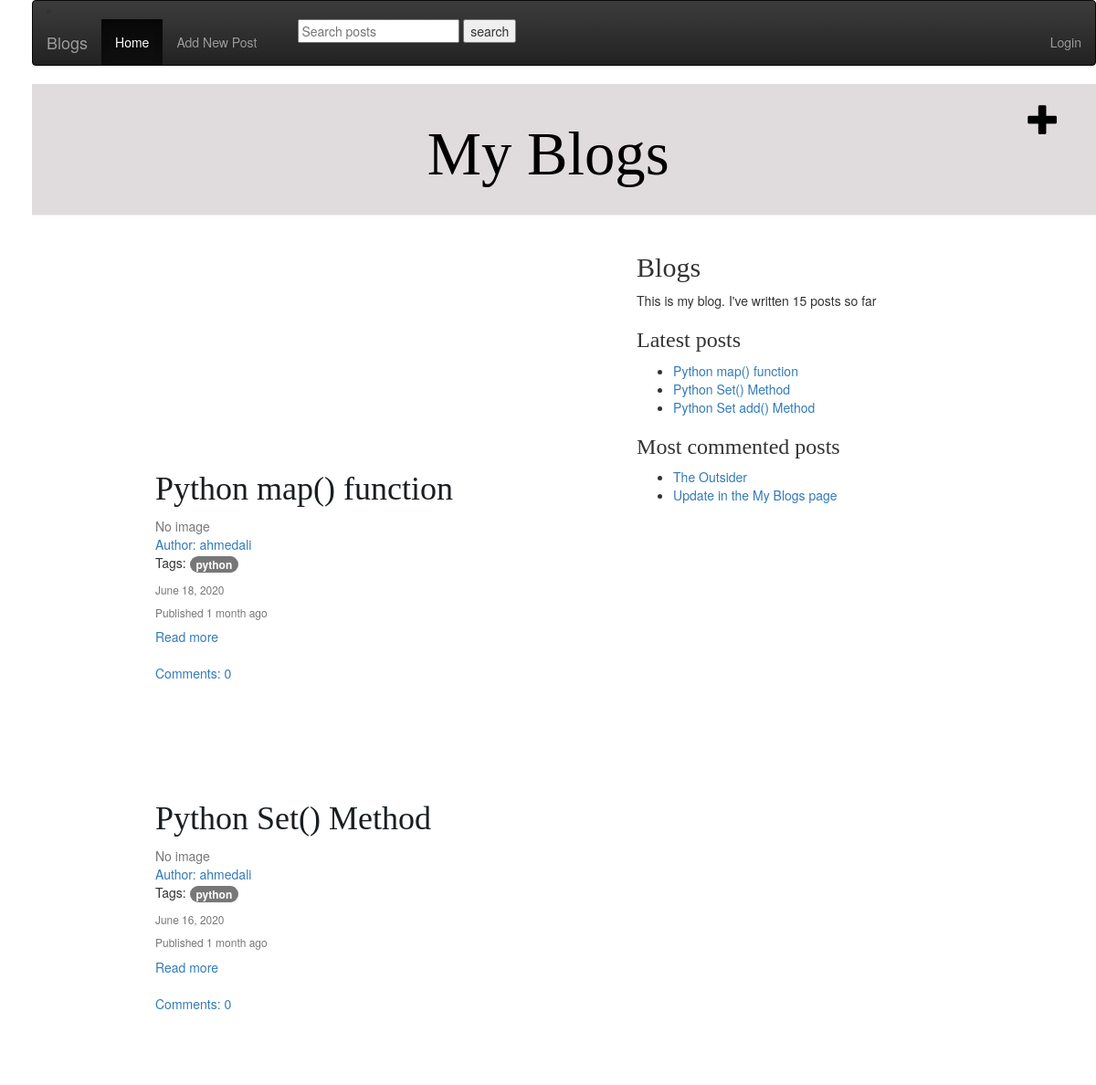
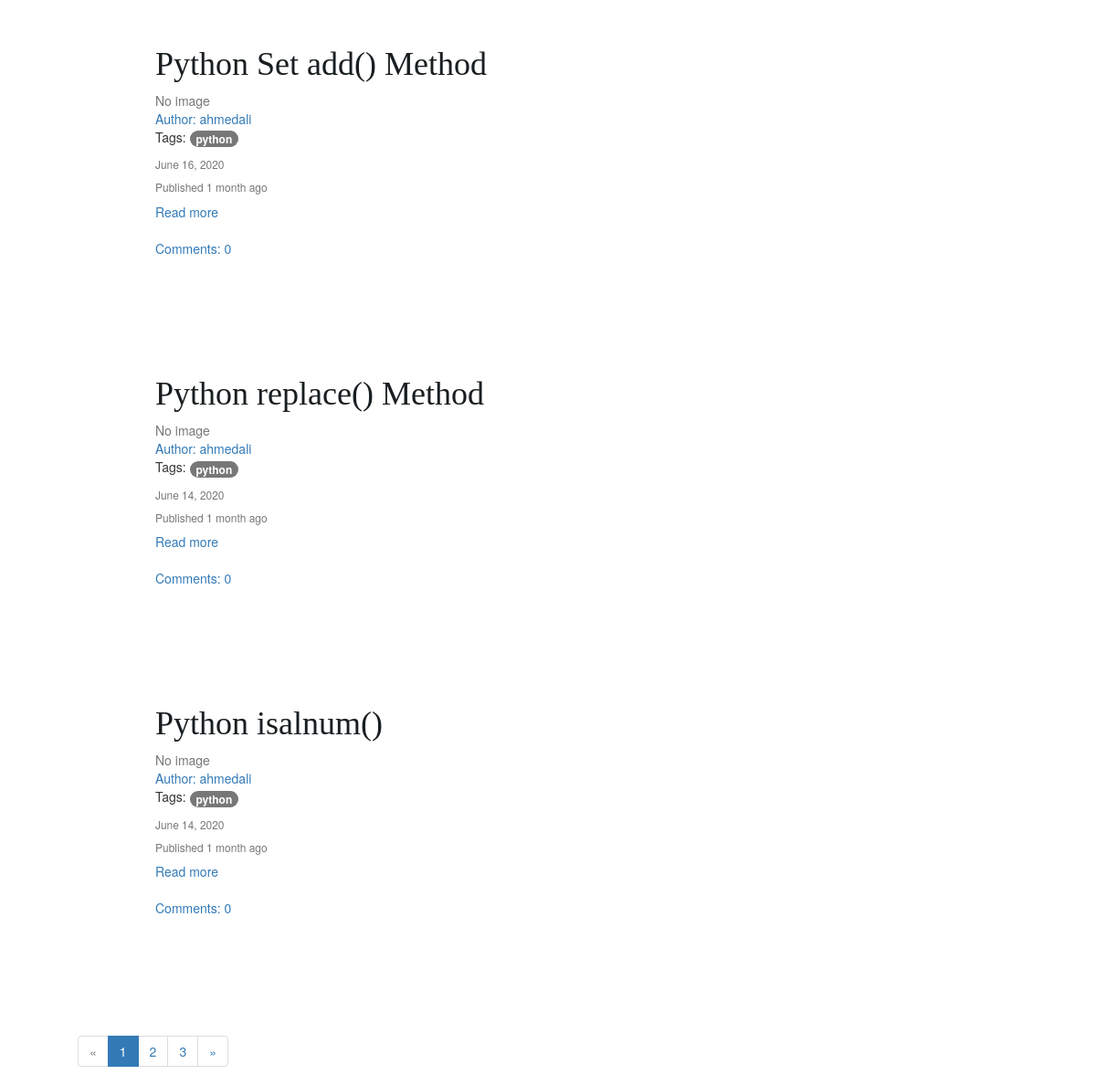
The page / on the database its author committed (2 pictures, top to bottom).
### MyApp/models.py (models this page shows, shortened)
class Post(models.Model):
    author = models.ForeignKey(settings.AUTH_USER_MODEL, on_delete=models.CASCADE)
    tags = TaggableManager()
    title = models.CharField(max_length=200)
    text = RichTextUploadingField()
    image = models.ImageField(upload_to='image',blank=True, null=True,)
    created_date = models.DateTimeField(default=timezone.now)
    published_date = models.DateTimeField(blank=True, null=True)
    last_edited = models.DateTimeField(auto_now=True)
    views = models.PositiveIntegerField(default=0)
    class Meta:
        ordering = ('-published_date',)
    def whenpublished(self):
        now = timezone.now()
        diff = now - self.published_date
        if diff.days == 0 and diff.seconds >= 0 and diff.seconds < 60:
            seconds = diff.seconds
            if seconds == 1:
                return str(seconds) + "second ago"
            else:
                return str(seconds) + " seconds ago"
        if diff.days == 0 and diff.seconds >= 60 and diff.seconds < 3600:
            minutes = math.floor(diff.seconds / 60)
            if minutes == 1:
                return str(minutes) + " minute ago"
            else:
                return str(minutes) + " minutes ago"
        if diff.days == 0 and diff.seconds >= 3600 and diff.seconds < 86400:
            hours = math.floor(diff.seconds / 3600)
            if hours == 1:
                return str(hours) + " hour ago"
            else:
                return str(hours) + " hours ago"
        if diff.days >= 1 and diff.days < 30:
            days = diff.days
            if days == 1:
                return str(days) + " day ago"
            else:
                return str(days) + " days ago"
        if diff.days >= 30 and diff.days < 365:
            months = math.floor(diff.days / 30)
            if months == 1:
                return str(months) + " month ago"
            else:
                return str(months) + " months ago"

### MyApp/views.py (the view)
# urls.py: path('', views.post_list, name='post_list'),
def post_list(request, tag_slug=None):
    queryset_list = Post.objects.all()
    tag = None
    if tag_slug:
        tag =get_object_or_404(Tag, pk=tag_slug)
        queryset_list = queryset_list.filter(tags__in=[tag])
    query = request.GET.get("q")
    if query:
        queryset_list = queryset_list.filter(
            Q(title__icontains = query) |
            Q(text__icontains = query) |
            Q(author__first_name__icontains = query)
        ).distinct()
    paginator = Paginator(queryset_list, 5)
    ()
    page = request.GET.get('page', 1)
    try:
        queryset = paginator.page(page)
    except PageNotAnInteger:
        queryset = paginator.page(1)
    except EmptyPage:
        queryset = paginator.page(paginator.num_pages)
    context = {
        "posts": queryset,
        "tag": tag,
    }
    return render(request, 'blog/post_list.html', context)

### MyApp/templatetags/blog_tags.py (called while the page is built)
@register.simple_tag
def total_posts():
    return Post.objects.count()

@register.inclusion_tag('blog/latest_posts.html')
def show_latest_posts(count=5):
    latest_posts = Post.objects.order_by('-published_date')[:count]
    return {'latest_posts': latest_posts}

@register.simple_tag
def get_most_commented_posts(count=2):
    post_objects_comment =  Post.objects.annotate(total_comments = Count('comments'))
    return post_objects_comment.order_by('-total_comments')[:count]

### MyApp/templates/blog/post_list.html (shortened to what this page needs)
{% extends 'blog/base.html' %}
{% block content %}
{% include 'blog/home.html' %}
    {% for post in posts %}
        <div class="row">
            <div class="content container-fluid">
            	<div class="post">
                <article>
            <div>
                <h1><a href="{% url 'post_detail' pk=post.pk %}">{{ post.title| safe }}</a></h1>
                {% if post.image %}
                    <a href="{{ post.image.url }}"><img src="{{ post.image.url}}" style="width: 300px" ></a>
                {% else %}
                       <span class="text-muted">No image</span>
                {% endif %}
                </div>
                    </article>
                <a class="mr-2" href="{% url 'user_post_list' post.author.username %}">Author: {{ post.author }}</a>
                <div>
                <p class="tags">
                    Tags:
                    {% for tag in post.tags.all %}
                    <a href="{% url 'post_list_by_tag' tag.pk %}" class="mr-1 badge badge-info">{{ tag.name }}</a>
                    {% endfor %}
                </p>
                </div>
                <small class="text-muted"> {{ post.published_date |date:"F d, Y" }}</small>
                <h6 class="text-muted" >Published {{ post.whenpublished }}</h6>
                <a href="{% url 'post_detail' pk=post.pk %}">Read more</a>
                <br><br>
            <a href="{% url 'post_detail' pk=post.pk %}">Comments: {{ post.comments.count }}</a>
                <br>
            <br>
           <br>
        </div>
        </div>
            </div>
    {% endfor %}
{% if posts.has_other_pages %}
  <ul class="pagination">
    {% if posts.has_previous %}
      <li><a href="?page={{ posts.previous_page_number }}">&laquo;</a></li>
    {% else %}
      <li class="disabled"><span>&laquo;</span></li>
    {% endif %}
    {% for i in posts.paginator.page_range %}
      {% if posts.number == i %}
        <li class="active"><span>{{ i }} <span class="sr-only">(current)</span></span></li>
      {% else %}
        <li><a href="?page={{ i }}">{{ i }}</a></li>
      {% endif %}
    {% endfor %}
    {% if posts.has_next %}
      <li><a href="?page={{ posts.next_page_number }}">&raquo;</a></li>
    {% else %}
      <li class="disabled"><span>&raquo;</span></li>
    {% endif %}
  </ul>
{% endif %}
{% endblock %}

### MyApp/templates/blog/base.html (shortened to what this page needs)
{% load blog_tags %}
{% load static %}
<html xmlns="http://www.w3.org/1999/html">
    <head>
        <link rel="stylesheet" href="//maxcdn.bootstrapcdn.com/bootstrap/3.2.0/css/bootstrap.min.css">
        <link rel="stylesheet" href="//maxcdn.bootstrapcdn.com/bootstrap/3.2.0/css/bootstrap-theme.min.css">
        <link rel="stylesheet" href="{% static 'css/vlog.css' %}">
</head>
<body>
<nav class="navbar navbar-inverse">
  <li class="container-fluid">
    <div class="navbar-header">
      <a class="navbar-brand" href="#">Blogs</a>
    </div>
    <ul class="nav navbar-nav">
      <li class="active"><a href="/">Home</a></li>
      <li><a href="{% url 'post_new' %}"> Add New Post</a></li>
      <li><a href=""></a></li>
       <li><form method = 'Get' action="">
    <input type="text" name="q"  placeholder="Search posts" />
    <input type="submit" value="search" />
</form> </li>
    </ul>
    <ul class="nav navbar-nav navbar-right">
        {% if user.is_authenticated %}
        <li class="nav-item dropdown">
            <a class="btn btn-secondary dropdown-toggle" href="#" role="button" id="dropdownMenuLink" data-toggle="dropdown" aria-haspopup="true" aria-expanded="false">
                <span>Hi {{ request.user|capfirst }}</span>
            </a>
              <div class="dropdown-menu" aria-labelledby="navbarDropdownMenuLink">
                <p><a class="dropdown-item" href="{% url 'profile' %}">profile</a></p>
                <a class="dropdown-item" href="{% url 'logout' %}">Logout</a>
              </div>
        </li>
        {% else %}
        <li class="nav-item">
            <a href="{% url 'login' %}" class="nav-link">Login</a>
        </li>
        {% endif %}
    </ul>
</nav>
<div class="page-header">
        <a href="{% url 'post_new' %}" class="top-menu"><span class="glyphicon glyphicon-plus"></span></a>
        <h1><a href="/">My Blogs</a></h1>
    </div>
   <div class="container">
    <div class="row justify-content-center">
      <div class="col-lg-10 col-md-12">
        <div class="card mb-4">
          <div class="card-body">
            {% block content %}
            {% endblock %}
          </div>
        </div>
      </div>
    </div>
  </div>
</body>
</html>

### MyApp/templates/blog/home.html (shortened to what this page needs)
<!DOCTYPE html>
{% load blog_tags %}
{% load static %}
<html lang="en">
<head>
    <link rel="stylesheet" href="{% static 'css/home.css' %}">
</head>
<body>
<div id="content">
    <div class="row">
    <div id="content container-fluid">
        <div id="subcontainer">
                <div id="sidebar">
                    <h2>Blogs</h2>
                    <p>This is my blog. I've written {% total_posts %} posts so far</p>
                    <h3>Latest posts</h3>
                    {% show_latest_posts 3 %}
                    <h3>Most commented posts</h3>
                        {% get_most_commented_posts as	most_commented_posts	%}
                    <ul> {%	for	post in	most_commented_posts	%}
                        <li><a	href="{% url 'post_detail' pk=post.pk %}">{{ post.title	}}</a></li>
                        {%	endfor	%}
                    </ul>
                </div>
            </div>
        </div>
    </div>
    </div>
</body>
</html>

### MyApp/templates/blog/latest_posts.html
<ul>
    {% for post in latest_posts %}
    <li>
        <a href="{% url 'post_detail' pk=post.pk %}">{{post.title}}</a>
    </li>
    {% endfor %}
</ul>

### MyApp/static/css/vlog.css (style rules this page uses)
h1 a, h2 a { color: #191e21; font-family: 'Lobster'; }
body { padding-left: 35px; background-color: #2b9bbbd; }
.page-header { background-color: #e0dcdd; margin-top: 0; padding: 20px 20px 20px 40px; }
.page-header h1, .page-header h1 a, .page-header h1 a:visited, .page-header h1 a:active { color: black; font-size: 50pt; text-decoration: none; text-align: center; }
.content { margin-left: 50px; }
h1, h2, h3, h4 { font-family: 'Lobster', cursive; }
.top-menu, .top-menu:hover, .top-menu:visited { color: black; float: right; font-size: 26pt; margin-right: 20px; }
.post { margin-bottom: 70px; }
.row { padding-left: 35px; display: block; }

### MyApp/static/css/home.css (style rules this page uses)
html, body { background-color:#ffffff; margin:0 0 0 0; height:100%; }
#subcontainer { position:relative; clear:both; }
#sidebar { width:35%; float:right; height: 30%; }

### rows shown on the page
Post: title "Python map() function", image "No image", author "ahmedali", published_date "June 18, 2020", whenpublished "1 month ago", comments.count "0"
Post: title "Python Set() Method", image "No image", author "ahmedali", published_date "June 16, 2020", whenpublished "1 month ago", comments.count "0"
Post: title "Python Set add() Method", image "No image", author "ahmedali", published_date "June 16, 2020", whenpublished "1 month ago", comments.count "0"
Post: title "The Outsider"
Post: title "Update in the My Blogs page"
Tag: name "python"
Post: title "Python replace() Method", image "No image", author "ahmedali", published_date "June 14, 2020", whenpublished "1 month ago", comments.count "0"
Post: title "Python isalnum()", image "No image", author "ahmedali", published_date "June 14, 2020", whenpublished "1 month ago", comments.count "0"

### other values the page prints
{{ i }} "1"
{{ i }} "2" "3"
